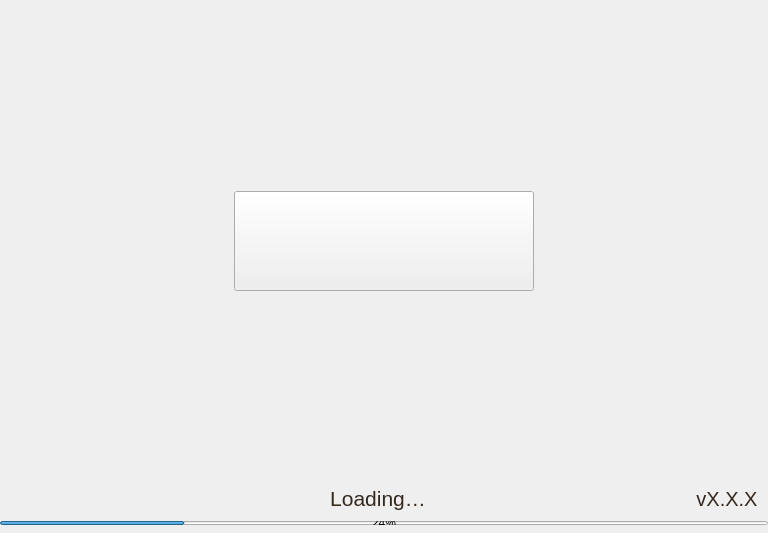
<?xml version="1.0" encoding="UTF-8"?>
<ui version="4.0">
 <class>Splash</class>
 <widget class="QWidget" name="Splash">
  <property name="geometry">
   <rect>
    <x>0</x>
    <y>0</y>
    <width>768</width>
    <height>533</height>
   </rect>
  </property>
  <property name="minimumSize">
   <size>
    <width>768</width>
    <height>533</height>
   </size>
  </property>
  <property name="maximumSize">
   <size>
    <width>16777215</width>
    <height>700</height>
   </size>
  </property>
  <property name="windowTitle">
   <string>Form</string>
  </property>
  <layout class="QVBoxLayout" name="verticalLayout_2">
   <property name="spacing">
    <number>0</number>
   </property>
   <property name="leftMargin">
    <number>0</number>
   </property>
   <property name="topMargin">
    <number>0</number>
   </property>
   <property name="rightMargin">
    <number>0</number>
   </property>
   <property name="bottomMargin">
    <number>0</number>
   </property>
   <item>
    <widget class="QFrame" name="frame">
     <property name="minimumSize">
      <size>
       <width>750</width>
       <height>520</height>
      </size>
     </property>
     <property name="styleSheet">
      <string notr="true"/>
     </property>
     <property name="frameShape">
      <enum>QFrame::NoFrame</enum>
     </property>
     <property name="frameShadow">
      <enum>QFrame::Plain</enum>
     </property>
     <layout class="QVBoxLayout" name="verticalLayout">
      <property name="spacing">
       <number>0</number>
      </property>
      <property name="leftMargin">
       <number>0</number>
      </property>
      <property name="topMargin">
       <number>0</number>
      </property>
      <property name="rightMargin">
       <number>0</number>
      </property>
      <property name="bottomMargin">
       <number>0</number>
      </property>
      <item>
       <spacer name="verticalSpacer_2">
        <property name="orientation">
         <enum>Qt::Vertical</enum>
        </property>
        <property name="sizeHint" stdset="0">
         <size>
          <width>20</width>
          <height>40</height>
         </size>
        </property>
       </spacer>
      </item>
      <item alignment="Qt::AlignHCenter">
       <widget class="QToolButton" name="imgLogo">
        <property name="minimumSize">
         <size>
          <width>300</width>
          <height>100</height>
         </size>
        </property>
        <property name="maximumSize">
         <size>
          <width>300</width>
          <height>100</height>
         </size>
        </property>
        <property name="text">
         <string/>
        </property>
       </widget>
      </item>
      <item>
       <spacer name="verticalSpacer">
        <property name="orientation">
         <enum>Qt::Vertical</enum>
        </property>
        <property name="sizeHint" stdset="0">
         <size>
          <width>20</width>
          <height>40</height>
         </size>
        </property>
       </spacer>
      </item>
      <item>
       <widget class="QWidget" name="horizontalWidget" native="true">
        <property name="minimumSize">
         <size>
          <width>0</width>
          <height>30</height>
         </size>
        </property>
        <layout class="QHBoxLayout" name="horizontalLayout_2">
         <property name="spacing">
          <number>0</number>
         </property>
         <property name="leftMargin">
          <number>10</number>
         </property>
         <property name="topMargin">
          <number>0</number>
         </property>
         <property name="rightMargin">
          <number>10</number>
         </property>
         <property name="bottomMargin">
          <number>0</number>
         </property>
         <item>
          <widget class="QLabel" name="lblMessage">
           <property name="sizePolicy">
            <sizepolicy hsizetype="Expanding" vsizetype="Preferred">
             <horstretch>0</horstretch>
             <verstretch>0</verstretch>
            </sizepolicy>
           </property>
           <property name="minimumSize">
            <size>
             <width>0</width>
             <height>30</height>
            </size>
           </property>
           <property name="font">
            <font>
             <pointsize>16</pointsize>
            </font>
           </property>
           <property name="styleSheet">
            <string notr="true">color:#35281c; padding-left:50px;</string>
           </property>
           <property name="text">
            <string>Loading…</string>
           </property>
           <property name="alignment">
            <set>Qt::AlignHCenter|Qt::AlignTop</set>
           </property>
          </widget>
         </item>
         <item alignment="Qt::AlignVCenter">
          <widget class="QLabel" name="lblVersion">
           <property name="minimumSize">
            <size>
             <width>0</width>
             <height>30</height>
            </size>
           </property>
           <property name="font">
            <font>
             <pointsize>15</pointsize>
            </font>
           </property>
           <property name="styleSheet">
            <string notr="true">color:#35281c; padding-top:1px;</string>
           </property>
           <property name="text">
            <string notr="true">vX.X.X</string>
           </property>
           <property name="alignment">
            <set>Qt::AlignHCenter|Qt::AlignTop</set>
           </property>
          </widget>
         </item>
        </layout>
       </widget>
      </item>
      <item>
       <widget class="QWidget" name="layoutProgress" native="true">
        <property name="minimumSize">
         <size>
          <width>0</width>
          <height>8</height>
         </size>
        </property>
        <property name="maximumSize">
         <size>
          <width>16777215</width>
          <height>8</height>
         </size>
        </property>
        <layout class="QHBoxLayout" name="horizontalLayout">
         <property name="spacing">
          <number>0</number>
         </property>
         <property name="leftMargin">
          <number>0</number>
         </property>
         <property name="topMargin">
          <number>4</number>
         </property>
         <property name="rightMargin">
          <number>0</number>
         </property>
         <property name="bottomMargin">
          <number>0</number>
         </property>
         <item>
          <widget class="QProgressBar" name="progressBar">
           <property name="value">
            <number>24</number>
           </property>
          </widget>
         </item>
        </layout>
       </widget>
      </item>
      <item>
       <spacer name="verticalSpacer_3">
        <property name="orientation">
         <enum>Qt::Vertical</enum>
        </property>
        <property name="sizeType">
         <enum>QSizePolicy::Fixed</enum>
        </property>
        <property name="sizeHint" stdset="0">
         <size>
          <width>20</width>
          <height>8</height>
         </size>
        </property>
       </spacer>
      </item>
     </layout>
    </widget>
   </item>
  </layout>
 </widget>
 <resources/>
 <connections/>
</ui>
